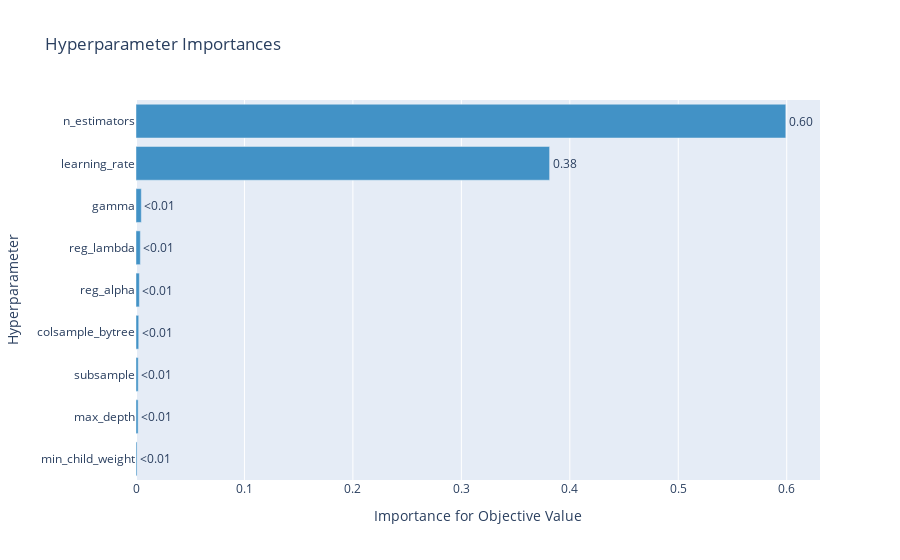

Source (notebook cell):
### Code cell
# 하이퍼파라미터별 중요도를 확인할 수 있는 그래프
optuna.visualization.plot_param_importances(study)

### Figure 1 — Plotly figure (JSON) as saved in the notebook; plotly's stock layout.template omitted (floating-point values rounded to 4 significant figures)
{"data": [{"cliponaxis": false, "hovertemplate": ["min_child_weight (IntDistribution): 0.0009708734706845999<extra></extra>", "max_depth (IntDistribution): 0.00195393584528408<extra></extra>", "subsample (FloatDistribution): 0.0020454331200124407<extra></extra>", "colsample_bytree (FloatDistribution): 0.0024942873483765177<extra></extra>", "reg_alpha (FloatDistribution): 0.003096012064076319<extra></extra>", "reg_lambda (FloatDistribution): 0.004005872477957701<extra></extra>", "gamma (FloatDistribution): 0.004908709993461169<extra></extra>", "learning_rate (FloatDistribution): 0.38136644015300375<extra></extra>", "n_estimators (IntDistribution): 0.5991584355271435<extra></extra>"], "marker": {"color": "rgb(66,146,198)"}, "orientation": "h", "text": ["<0.01", "<0.01", "<0.01", "<0.01", "<0.01", "<0.01", "<0.01", "0.38", "0.60"], "textposition": "outside", "type": "bar", "x": [0.0009709, 0.001954, 0.002045, 0.002494, 0.003096, 0.004006, 0.004909, 0.3814, 0.5992], "y": ["min_child_weight", "max_depth", "subsample", "colsample_bytree", "reg_alpha", "reg_lambda", "gamma", "learning_rate", "n_estimators"]}], "layout": {"showlegend": false, "title": {"text": "Hyperparameter Importances"}, "xaxis": {"title": {"text": "Importance for Objective Value"}}, "yaxis": {"title": {"text": "Hyperparameter"}}}}
